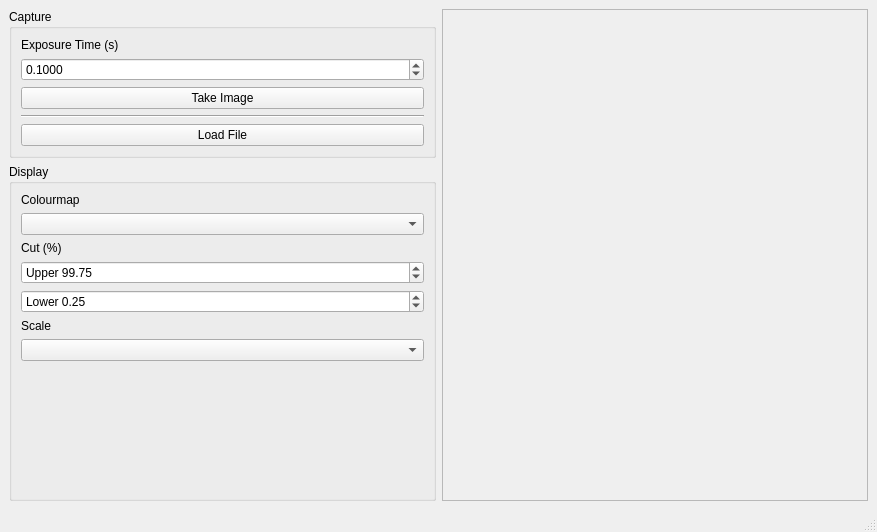
<?xml version="1.0" encoding="UTF-8"?>
<ui version="4.0">
 <class>MainWindow</class>
 <widget class="QMainWindow" name="MainWindow">
  <property name="geometry">
   <rect>
    <x>0</x>
    <y>0</y>
    <width>877</width>
    <height>532</height>
   </rect>
  </property>
  <property name="windowTitle">
   <string>AllSky Camera Viewer</string>
  </property>
  <property name="unifiedTitleAndToolBarOnMac">
   <bool>true</bool>
  </property>
  <widget class="QWidget" name="centralwidget">
   <layout class="QVBoxLayout" name="verticalLayout_2">
    <item>
     <layout class="QHBoxLayout" name="mainContainer">
      <item>
       <layout class="QVBoxLayout" name="verticalLayout">
        <item>
         <widget class="QGroupBox" name="groupBox">
          <property name="sizePolicy">
           <sizepolicy hsizetype="Preferred" vsizetype="Fixed">
            <horstretch>0</horstretch>
            <verstretch>0</verstretch>
           </sizepolicy>
          </property>
          <property name="title">
           <string>Capture</string>
          </property>
          <property name="flat">
           <bool>true</bool>
          </property>
          <layout class="QVBoxLayout" name="verticalLayout_4">
           <item>
            <widget class="QLabel" name="label">
             <property name="sizePolicy">
              <sizepolicy hsizetype="Preferred" vsizetype="Fixed">
               <horstretch>0</horstretch>
               <verstretch>0</verstretch>
              </sizepolicy>
             </property>
             <property name="text">
              <string>Exposure Time (s)</string>
             </property>
            </widget>
           </item>
           <item>
            <widget class="QDoubleSpinBox" name="exposureTime">
             <property name="decimals">
              <number>4</number>
             </property>
             <property name="maximum">
              <double>653.359900000000039</double>
             </property>
             <property name="value">
              <double>0.100000000000000</double>
             </property>
            </widget>
           </item>
           <item>
            <widget class="QPushButton" name="takeImage">
             <property name="text">
              <string>Take Image</string>
             </property>
            </widget>
           </item>
           <item>
            <widget class="Line" name="line">
             <property name="orientation">
              <enum>Qt::Horizontal</enum>
             </property>
            </widget>
           </item>
           <item>
            <widget class="QPushButton" name="loadButton">
             <property name="text">
              <string>Load File</string>
             </property>
            </widget>
           </item>
          </layout>
         </widget>
        </item>
        <item>
         <widget class="QGroupBox" name="groupBox_2">
          <property name="title">
           <string>Display</string>
          </property>
          <property name="flat">
           <bool>true</bool>
          </property>
          <layout class="QVBoxLayout" name="verticalLayout_3">
           <item>
            <widget class="QLabel" name="label_4">
             <property name="text">
              <string>Colourmap</string>
             </property>
            </widget>
           </item>
           <item>
            <widget class="QComboBox" name="colourMap"/>
           </item>
           <item>
            <widget class="QLabel" name="label_3">
             <property name="text">
              <string>Cut (%)</string>
             </property>
            </widget>
           </item>
           <item>
            <widget class="QDoubleSpinBox" name="cutUpperValue">
             <property name="prefix">
              <string>Upper </string>
             </property>
             <property name="maximum">
              <double>100.000000000000000</double>
             </property>
             <property name="value">
              <double>99.750000000000000</double>
             </property>
            </widget>
           </item>
           <item>
            <widget class="QDoubleSpinBox" name="cutLowerValue">
             <property name="prefix">
              <string>Lower </string>
             </property>
             <property name="maximum">
              <double>100.000000000000000</double>
             </property>
             <property name="value">
              <double>0.250000000000000</double>
             </property>
            </widget>
           </item>
           <item>
            <widget class="QLabel" name="label_2">
             <property name="sizePolicy">
              <sizepolicy hsizetype="Preferred" vsizetype="Fixed">
               <horstretch>0</horstretch>
               <verstretch>0</verstretch>
              </sizepolicy>
             </property>
             <property name="text">
              <string>Scale</string>
             </property>
            </widget>
           </item>
           <item>
            <widget class="QComboBox" name="normalisation">
             <property name="editable">
              <bool>false</bool>
             </property>
             <property name="currentIndex">
              <number>-1</number>
             </property>
            </widget>
           </item>
           <item>
            <spacer name="verticalSpacer">
             <property name="orientation">
              <enum>Qt::Vertical</enum>
             </property>
             <property name="sizeHint" stdset="0">
              <size>
               <width>20</width>
               <height>40</height>
              </size>
             </property>
            </spacer>
           </item>
          </layout>
         </widget>
        </item>
       </layout>
      </item>
      <item>
       <widget class="QFrame" name="fitsContainer">
        <property name="frameShape">
         <enum>QFrame::StyledPanel</enum>
        </property>
        <property name="frameShadow">
         <enum>QFrame::Plain</enum>
        </property>
        <property name="lineWidth">
         <number>0</number>
        </property>
        <layout class="QVBoxLayout" name="fitsLayout">
         <property name="spacing">
          <number>0</number>
         </property>
         <property name="margin">
          <number>0</number>
         </property>
        </layout>
       </widget>
      </item>
     </layout>
    </item>
   </layout>
  </widget>
  <widget class="QStatusBar" name="statusbar"/>
  <action name="action_Quit">
   <property name="text">
    <string>&amp;Quit</string>
   </property>
  </action>
 </widget>
 <resources/>
 <connections/>
</ui>
